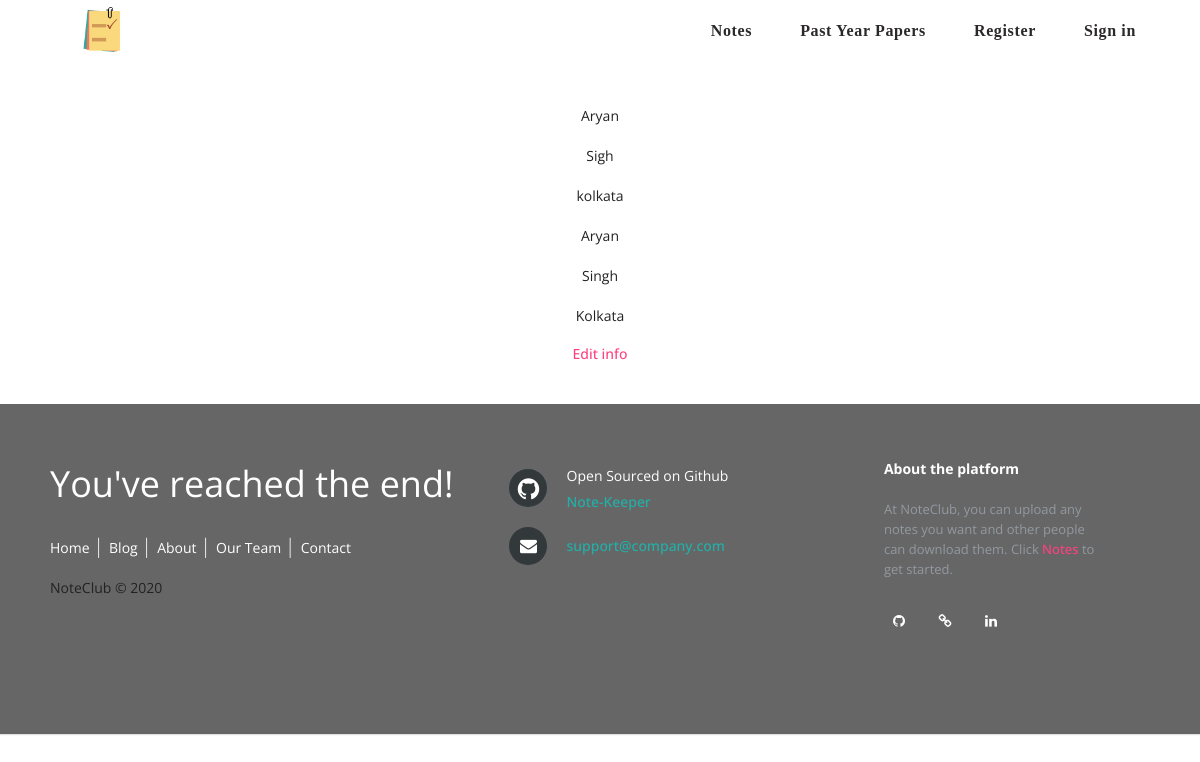
/profile/, run on the app's committed database.
### main/models.py (models this page shows, shortened)
class UserProfile(models.Model):
	first_name = models.CharField(max_length = 100)
	last_name = models.CharField(max_length = 100)
	city = models.CharField(max_length=100)
	country = models.CharField(max_length=100, default='India')

### main/views.py (the view)
# urls.py: path('profile/', views.edit_user, name = "profile"),
def edit_user(request):
	return render(request = request,
                  template_name = "main/profile.html",
                  context = {"userpro": UserProfile.objects.all})

### main/templates/main/profile.html (shortened to what this page needs)
{% extends 'main/header.html' %}
    {% block content %}
        <div class = "text">
            {% for users in userpro %}
                <p>{{ users.first_name }}</p>
                <p>{{ users.last_name }}</p>
                <p>{{ users.city }}</p>
            {% endfor %}
            <a class = "edit" href="/profile/info">Edit info</a>
        </div>
    {% endblock %}

### main/static/main/css/footer.css (style rules this page uses)
* { font-family: Open Sans; }

### main/templates/main/profile.html (style rules this page uses)
.text { text-align: center; }

### data on the page
UserProfile: first_name "Aryan", last_name "Sigh", city "kolkata"
UserProfile: first_name "Aryan", last_name "Singh", city "Kolkata"
